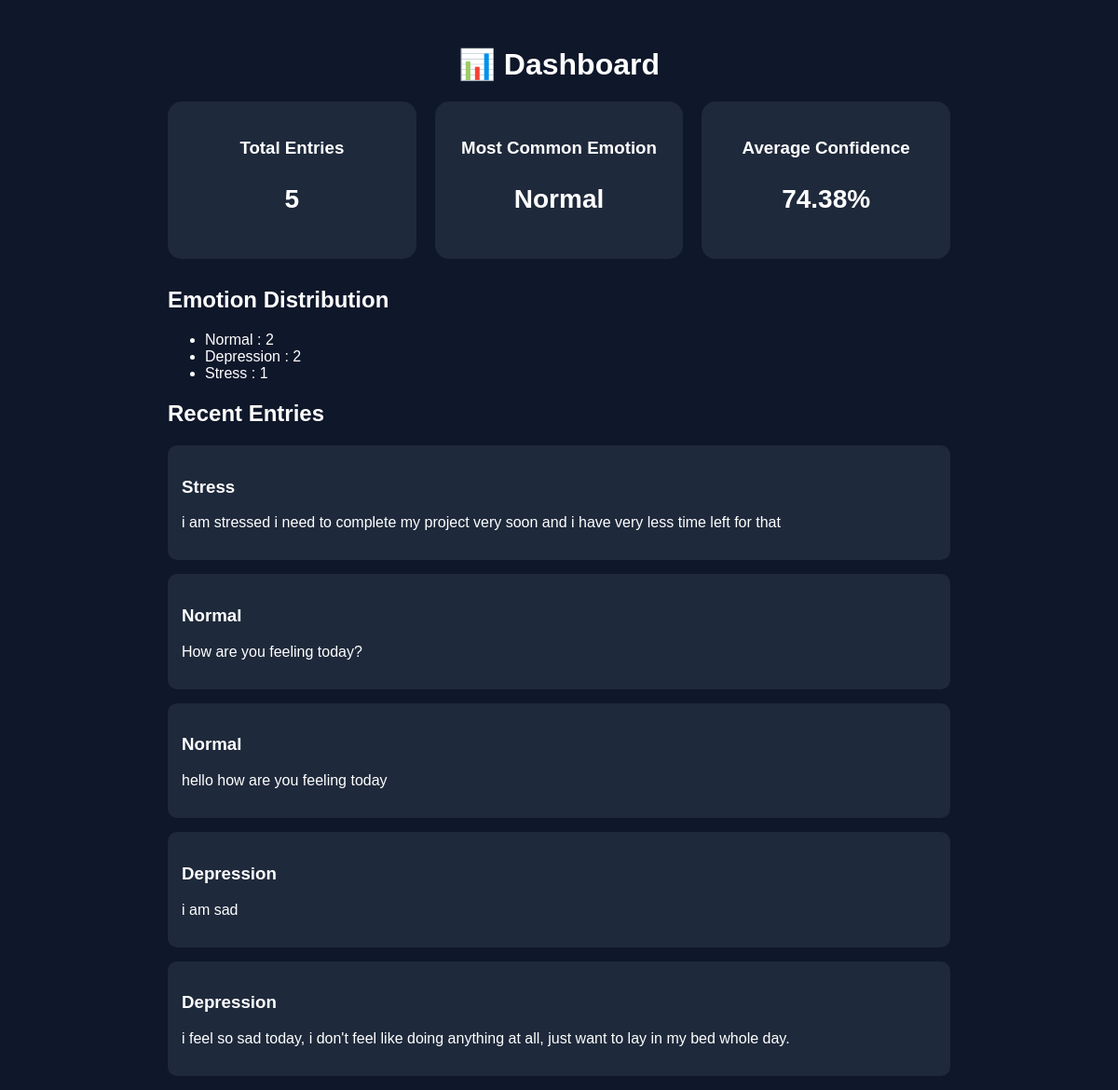
/dashboard, run on the app's committed database.
### tables this page shows
CREATE TABLE journal_entries(
    id INTEGER PRIMARY KEY AUTOINCREMENT,
    entry_text TEXT,
    prediction TEXT,
    confidence REAL,
    created_at TIMESTAMP DEFAULT CURRENT_TIMESTAMP
);

### app.py (the view)
@app.route("/dashboard")
def dashboard():
    conn = sqlite3.connect("journal.db")
    cursor = conn.cursor()
    cursor.execute("SELECT COUNT(*) FROM journal_entries")
    total_entries = cursor.fetchone()[0]
    cursor.execute("""
    SELECT prediction, COUNT(*)
    FROM journal_entries
    GROUP BY prediction
    ORDER BY COUNT(*) DESC
    """)
    emotions = cursor.fetchall()
    cursor.execute("""
    SELECT AVG(confidence)
    FROM journal_entries
    """)
    avg_confidence = cursor.fetchone()[0]
    cursor.execute("""
    SELECT prediction, entry_text
    FROM journal_entries
    ORDER BY id DESC
    LIMIT 5
    """)
    recent_entries = cursor.fetchall()
    conn.close()
    most_common = emotions[0][0] if emotions else "None"
    return render_template(
        "dashboard.html",
        total_entries=total_entries,
        most_common=most_common,
        avg_confidence=round(avg_confidence or 0, 2),
        emotions=emotions,
        recent_entries=recent_entries
    )

### templates/dashboard.html (shortened to what this page needs)
<!DOCTYPE html>
<html>
<head>
    <link rel="stylesheet"
          href="{{ url_for('static', filename='style.css') }}">
</head>
<body>
<div class="container">
    <h1>📊 Dashboard</h1>
    <div class="cards">
        <div class="card">
            <h3>Total Entries</h3>
            <p>{{ total_entries }}</p>
        </div>
        <div class="card">
            <h3>Most Common Emotion</h3>
            <p>{{ most_common }}</p>
        </div>
        <div class="card">
            <h3>Average Confidence</h3>
            <p>{{ avg_confidence }}%</p>
        </div>
    </div>
    <h2>Emotion Distribution</h2>
    <ul>
        {% for emotion, count in emotions %}
            <li>{{ emotion }} : {{ count }}</li>
        {% endfor %}
    </ul>
    <h2>Recent Entries</h2>
    {% for emotion, text in recent_entries %}
        <div class="entry-card">
            <h3>{{ emotion }}</h3>
            <p>{{ text }}</p>
        </div>
    {% endfor %}
</div>
</body>
</html>

### static/style.css (style rules this page uses)
body { margin:0; padding:0; background:#0f172a; font-family:Arial,sans-serif; color:white; }
.container { width:70%; margin:auto; margin-top:50px; }
h1 { text-align:center; }
.cards { display:flex; gap:20px; margin-bottom:30px; }
.card { flex:1; background:#1e293b; padding:20px; border-radius:15px; text-align:center; }
.card p { font-size:28px; font-weight:bold; }
.entry-card { background:#1e293b; padding:15px; border-radius:10px; margin-bottom:15px; }

### data on the page
journal_entries: prediction "Depression", id "2", entry_text "i am sad"
journal_entries: prediction "Stress", entry_text "i am stressed i need to complete my project very soon and i have very less time left for that"
journal_entries: prediction "Normal", entry_text "How are you feeling today?"
journal_entries: prediction "Normal", entry_text "hello how are you feeling today"
journal_entries: prediction "Depression", entry_text "i feel so sad today, i don't feel like doing anything at all, just want to lay in my bed whole day."

### other printed values
{{ total_entries }} "5"
{{ most_common }} "Normal"
{{ avg_confidence }} "74.38"
{{ emotion }} "Normal" "Stress"
{{ count }} "2" "1"
